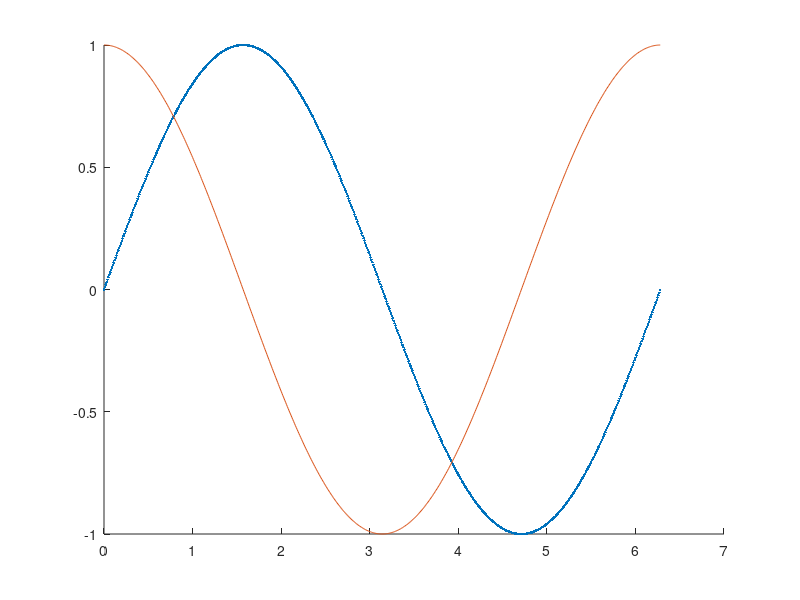

This figure's MATLAB source:
dx = 0.01;
x = 0:dx:2*pi;
y = sin(x);
dy = 0:dx:2*pi;

for i = 2:1:length(x)-1
        dy(i) = (y(i+1) -y(i-1))/(x(i+1)-x(i-1));
end
%approximate the first and last points as equal to the adjacent ones
dy(1) = dy(2);
dy(length(dy)) = dy(length(dy)-1);

hold on
plot(x,y,'.')
plot(x,dy)
hold off